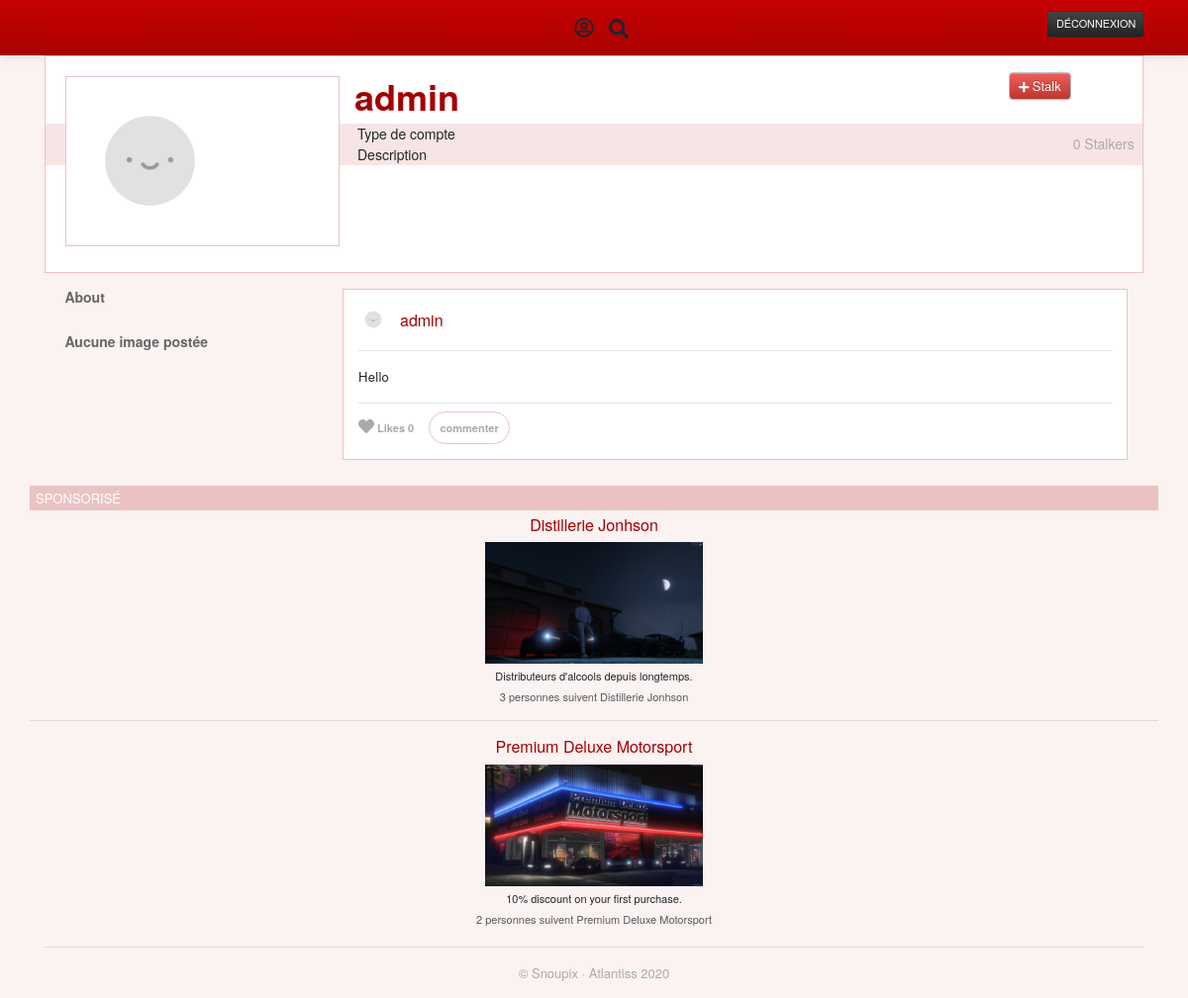
The page /index.php?username=admin (signed in) on the database its author committed.
### tables this page shows
CREATE TABLE `user` (
  `username` varchar(150) NOT NULL,
  `password` varchar(150) NOT NULL,
  `avatar` varchar(150) NOT NULL,
  `type` varchar(50) DEFAULT NULL,
  `description` varchar(150) DEFAULT NULL,
  `about` varchar(200) DEFAULT NULL
);

CREATE TABLE `post` (
  `id` int(255) UNSIGNED NOT NULL,
  `usernameFK` varchar(50) NOT NULL,
  `message` varchar(420) NOT NULL,
  `image` varchar(450) DEFAULT NULL,
  `date` varchar(50) NOT NULL
);

CREATE TABLE `ads` (
  `name` varchar(150) NOT NULL,
  `image` varchar(450) NOT NULL,
  `link` varchar(150) NOT NULL,
  `promo` varchar(50) NOT NULL
);

### index.php (the view, shortened to what this page needs)
<!DOCTYPE html>
<?php
  require 'database.php';
  try{
    $srcReqOK = true;
    $isIndex = false;
    $isStalking = false;
    if(isset($_SESSION['username'])){
      $username = $_SESSION['username'];
    }
    $usersReq = $conn->query("SELECT username FROM user");
    $usersReq = $usersReq->fetchAll(PDO::FETCH_ASSOC);
    if(!empty($_GET['username'])){
      $isIndex = true;
      for($i = 0; $i<=count($usersReq)-1; $i++){
        if($usersReq[$i]['username'] == $_GET['username']){
          $username = $_GET['username'];
          $srcReqOK = true;
          break;
        }else{
          $srcReqOK = false;
        }
      }
    }
    $avatarReq = 'SELECT avatar FROM user WHERE username ="'.$username.'";';
    $stalkers = 'SELECT COUNT(*) as stalkers FROM stalking WHERE stalked = "'.$username.'";';
    $typeReq = 'SELECT type FROM user WHERE username = "'.$username.'";';
    $descReq = 'SELECT description FROM user WHERE username = "'.$username.'";';
    $postReq = 'SELECT * FROM post WHERE usernameFK = "'.$username.'";';
    $imagesReq = 'SELECT image, message FROM post WHERE usernameFK = "'.$username.'" AND image != "NULL";';
    $adReq = 'SELECT * FROM ads ORDER BY RAND()';
    $likesReq = 'SELECT * FROM likes';
    $allUsers = 'SELECT * FROM user';
    if(isset($_SESSION['username'])){
      $avatar = $conn->prepare($avatarReq);
      $avatar->execute();
      $icon = $avatar->fetch(PDO::FETCH_ASSOC);
      $stalkers = $conn->query($stalkers);
      $stalkers = $stalkers->fetch(PDO::FETCH_ASSOC);
      $typeAcc = $conn->query($typeReq);
      $type = $typeAcc->fetch(PDO::FETCH_ASSOC);
      $descAcc = $conn->query($descReq);
      $description = $descAcc->fetch(PDO::FETCH_ASSOC);
      $postReq = $conn->query($postReq);
      $postRes = $postReq->fetchAll(PDO::FETCH_ASSOC);
      $imagesFetched = $conn->query($imagesReq);
      $imagesFetched = $imagesFetched->fetchAll(PDO::FETCH_ASSOC);
      $adReq = $conn->query($adReq);
      $ads = $adReq->fetchAll(PDO::FETCH_ASSOC);
      $likesReq = $conn->query($likesReq);
      $allLikes = $likesReq->fetchAll(PDO::FETCH_ASSOC);
      $allUsers = $conn->query($allUsers);
      $allUsers = $allUsers->fetchAll(PDO::FETCH_ASSOC);
    }
  }catch(PDOException $e){
    echo 'Échec lors de la requête SQL : ' . $e->getMessage();
  }
?>
<html lang="fr">
<head>
  <link rel="stylesheet" href="./assets/css/header.css">
  <link rel="stylesheet" href="./assets/css/index.css">
  <link rel="stylesheet" href="https://stackpath.bootstrapcdn.com/bootstrap/4.3.1/css/bootstrap.min.css">
  <link rel="stylesheet" href="https://cdnjs.cloudflare.com/ajax/libs/font-awesome/5.13.0/css/all.min.css">
</head>
<body>
  <?php require('header.php'); ?>
  <?php if(!empty($_SESSION['username'])): ?>
  <div class="container">
    <div class="row">
      <div class="col">
        <?php
          foreach($allUsers as $user){
            if($user['username'] == $username){
              $backgroundImage = $user['bgimage'];
            }
          }
          if($backgroundImage){
            echo '<header style="background-image: url(\''.$backgroundImage.'\');">';
          }else{
            echo '<header>';
          }
        ?>
          <div class="container">
            <div class="row">
              <div class="borderPic col-3">
                <?php if(!isset($_POST['edit'])): ?>
                <div class="profilePic">
                  <?php echo '<img src="'.$icon['avatar'].'" alt="profile pic" draggable="false" height="95%"/>'; ?>
                </div>
                <?php endif; ?>
              </div>
              <div class="col-8" style="padding-right: 0px!important;">
                <div class="row">
                  <div class="col name">
                    <h1><?php echo $username; ?></h1>
                  </div>
                  <div class="col">
                  <?php if($isIndex != false && $srcReqOK != false && $_GET['username'] != $_SESSION['username']): ?>
                      <?php if(!$isStalking): ?>
                        <form id="stalkForm" method="POST">
                          <button type="submit" class="stalk float-right" name="stalk"><i class="fas fa-plus" style="font-size:12px;font-weight:bold;"></i> Stalk</button>
                        </form>
                      <?php endif; ?>
                    <?php endif; ?>
                  </div>
                </div>
                <div class="row banner">
                  <div class="col description">
                    <div class="row">
                      <div class="col-8">
                        <?php if(isset($_POST['edit'])): ?>
                          <form method="POST" id="descForm">
                            <input name="typeEdit" type="text" placeholder="Type of account" />
                            <input name="descEdit" type="text" placeholder="Description" />
                            <input class="btn-sm btn-dark" name="editDone" type="submit" />
                            <input class="btn-sm btn-dark" name="unset" value="Cancel" type="submit" />
                          </form>
                        <?php else: ?>
                            <?php if($type['type'] == NULL): ?>
                              <p>Type de compte</p>
                            <?php else: ?>
                              <p><?php echo $type['type']; ?></p>
                            <?php endif; ?>
                            <?php if($description['description'] == NULL): ?>
                              <p>Description</p>
                            <?php else: ?>
                              <p><?php echo $description['description']; ?></p>
                          <?php endif; ?>
                        <?php endif; ?>
                      </div>
                      <div class="col-4">
                        <span class="float-right stalkers"><?php echo $stalkers['stalkers']; ?> Stalkers</span>
                      </div>
                    </div>
                  </div>
                </div>
              </div>
            </div>
          </div>
        </header>
        </div>
      </div>
      <div class="row">
        <div class="col-3 about">
          <div class="row">
            <div class="col-12">
              <p style="font-weight:bold;color:#666;line-height:1.15;">About</p>
            </div>
            <div class="col-12 divImage">
              <?php if(!empty($imagesFetched)): ?>
              <div class="toggleImageDiv">
                <p style="font-weight:bold;color:#666;line-height:1.15;">Images</p>
              </div>
              <?php else: ?>
                <p style="font-weight:bold;color:#666;line-height:1.15;">Aucune image postée</p>
              <?php endif; ?>
            </div>
          </div>
        </div>
        <div class="col-6 wall" id="wall">
          <?php
            $reversedArray = array_reverse($postRes, true);
            foreach($reversedArray as $key){
              $i = 0;
              $yetLiked = false;
              $comment = [];
              if($key['image'] == "NULL" && $key['message'] != "NULL"){
                foreach($allLikes as $like){
                  $likeCount = $i;
                }
                echo '<div class="post">';
                  echo '<div class="postBanner">';
                    echo '<img src="'.$icon['avatar'].'" alt="Profile Picture" draggable="false" width="65px"/>';
                    echo '<a href="#">'.$username.'</a>';
                  echo '</div>';
                    echo '<hr/>';
                  echo '<div class="postContent">';
                    echo '<p>'.$key['message'].'</p>';
                  echo '</div>';
                  echo '<div class="postFooter">';
                    echo '<hr style="margin-top: 0.7rem;margin-bottom: 0.5rem;" />';
                    if($yetLiked){
                      echo '<form method="POST">';
                        echo '<input name="idLiked" type="hidden" value="'.$key['id'].'" />';
                        echo '<button class="liked" name="unLike" type="submit" style="border:none;background:none;outline:none;"><i class="fas fa-heart"></i></button><span class="likes"> Likes '.$likeCount.'</span>';
                        echo '<input class="commenter raise" type="button" value="commenter" />';
                        echo (!empty($comment)) ? '<span class="displayComms" style="padding-top:1%;cursor:pointer;float:right;"><i class="fas fa-chevron-down"></i> Commentaires <i class="fas fa-chevron-down"></i></i></span>' : "";
                      echo '</form>';
                    }else{
                      echo '<form class="formLike" method="POST">';
                        echo '<button name="likePost" type="submit" style="border:none;background:none;outline:none;"><i class="fas fa-heart"></i></button><span class="likes"> Likes '.$likeCount.'</span>';
                        echo '<input class="commenter raise" type="button" value="commenter" />';
                      echo '</form>';
                    }
                  echo '</div>';
                echo '</div>';
              }
            }
          ?>
        </div>
        <div class="col-3 ads" id="ads" style="padding-left:0px;padding-right:0px;">
          <h3>Sponsorisé</h3>
          <?php
            $iads = 0;
            foreach($ads as $val){
              $adStalking = [];
              $adStalkers = 'SELECT COUNT(*) as stalkers FROM stalking WHERE stalked = "'.$val['name'].'";';
              $adStalkers = $conn->query($adStalkers);
              $adStalkers = $adStalkers->fetch(PDO::FETCH_ASSOC);
              array_push($adStalking, $val['name'], $adStalkers['stalkers']);
              echo ($iads != 0) ? '<hr/>' : '';
              echo '<div class="ad">';
                echo '<h5><a href="'.$val['link'].'">'.$val['name'].'</a></h5>';
                echo '<a href="'.$val['link'].'"><img src="'.$val['image'].'" width="220px" alt="'.$val['name'].'"></a>';
                echo '<p>'.$val['promo'].'</p>';
                echo '<p style="opacity:0.75;">'.$adStalking["1"].' personnes suivent '.$val['name'].'</p>';
              echo '</div>';
              $iads = $iads + 1;
            }
          ?>
        </div>
      </div>
      <hr/>
      <footer><p style="padding-bottom:15px;">© Snoupix · Atlantiss 2020</p></footer>
    </div>
    <?php endif; ?>
</body>
</html>

### assets/css/header.css (style rules this page uses)
* { box-sizing: border-box; padding: 0px; margin: 0px; font-family: "Helvetica Neue", Helvetica, Arial, sans-serif; }
:root { --mainpink: #FBF2F2; --borderCol: #EBC2C2; --descBg: #F7E5E5; }
body { font-size: calc(1vw + 1vh + .5vmin); background-color: var(--mainpink)!important; }

### assets/css/index.css (style rules this page uses)
.profilePic { padding: 0px!important; overflow: hidden; height: 172px; width: 100%; user-select: none; }
.borderPic { padding: 3px!important; margin: 20px 0 0 20px; height: 172px; width: 172px; border: 1px solid var(--borderCol); background-color: #fff; z-index: 1; }
header { min-height: 220px; border: 1px solid var(--borderCol); background-color: #fff; background-repeat: no-repeat; background-size: cover; }
.name h1 { margin-top: 20px; color: #A30002; font-size: 36px; line-height: 40px; font-weight: bold; }
.description { background-color: var(--descBg); padding-right: 0px!important; }
.banner { margin-right: -37px!important; margin-left: -207px!important; }
.banner p { padding-left: 195px; font-size: 14px; margin-bottom: 0px; }
@media only screen and (min-width: 990px) { .banner { margin-right: -58px!important; margin-left: -267px!important; } }
@media only screen and (min-width: 990px) { .banner p { padding-left: 253px; } }
@media only screen and (min-width: 1200px) { .banner { margin-right: -72px!important; margin-left: -312px!important; } }
@media only screen and (min-width: 1200px) { .banner p { padding-left: 300px; } }
.stalkers { margin-right: 8px; padding-top: 10px; color: #aaa; font-size: 14px; }
.stalk { color: #fff; text-shadow: 0 -1px 0 rgba(0, 0, 0, 0.25); background-image: linear-gradient(to bottom, #ee5f5b, #bd362f); font-size: 13px; border-radius: 4px; padding: 3px 9px; margin-top: 16px; border: 1px solid #bbbbbb; box-shadow: inset 0 1px 0 rgba(255, 255, 255, 0.2), 0 1px 2px rgba(0, 0, 0, 0.05); }
hr { margin: 20px 0; border: 0; border-top: 1px solid #eddddd; border-bottom: 1px solid #ffffff; }
footer p { color: #aaa; font-size: 13px; margin: 0 auto; text-align: center; }
.about { margin-top: 16px; }
.about p, .about textarea { margin-bottom: 0px; padding-left: 8%; padding-right: 8%; font-size: 14px; }
.divImage { margin-top: 10%; }
.post { min-height: 130px; border: 1px solid var(--borderCol); background-color: #fff; margin: 16px; padding: 15px; }
.postBanner a { position: absolute; margin-top: 4px; margin-left: 12px; }
.postBanner a:link, .postBanner a:active, .postBanner a:visited, .postBanner a:focus { text-decoration: none; color: #A30002; }
.postContent p { font-size: 13px; letter-spacing: 0.3px; }
.postFooter span { font-size: 11px; color: #aaa; font-weight: bold; }
.postFooter svg { color: #aaa; }
.raise { font-weight: bold; background: none; border: 2px solid; line-height: 1; margin: 1em; padding: 1em 2em; color: #F7E5E5; border-color: #F7E5E5; transition: 0.25s; border-radius: .2rem; }
.ads h3 { background-color: #EBC2C2; color: #fff; font-size: 13px; line-height: 1; margin: 10px 0 5px; padding: 6px; text-transform: uppercase; }
.ads h5 { font-size: 16px; }
.ad a { color: #a30002; }
.ad p { font-size: 11px; margin-bottom: 4px; margin-top: 4px; }
.ad { text-align: center; }
.postBanner img { border-radius: 50%; width: 30px; height: 30px; }
.commenter { border: 1px solid #EBC2C2; border-radius: 25px; background:none; outline:none; font-size: 11px; color: #aaa; font-weight: bold; padding: 1%; margin: 0px 0px 0px 2%; padding: 10px; }

### rows shown on the page
user: avatar (placeholder picture)
post: user.avatar (placeholder picture), message "Hello", likeCount "0"
ads: name "Distillerie Jonhson", image (picture), promo "Distributeurs d'alcools depuis longtemps.", 1 "3"
ads: name "Premium Deluxe Motorsport", image+name (picture), promo "10% discount on your first purchase.", 1 "2"

### other values the page prints
$username "admin"
$stalkers['stalkers'] "0"
